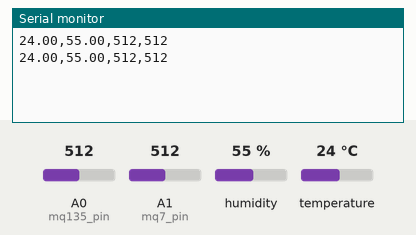
This sketch was run on a simulated Arduino Uno, built with avr-gcc and run on an emulated ATmega328P. Shown: the last lines printed to the serial monitor. The inputs (shaded band) are chosen by the test bench; at power-on: humidity 55 %, A0 (mq135_pin) = 512, A1 (mq7_pin) = 512, temperature 24 °C.

Above: at 10.8 s.
10.9 s: humidity set to 22 %
At 20.7 s:
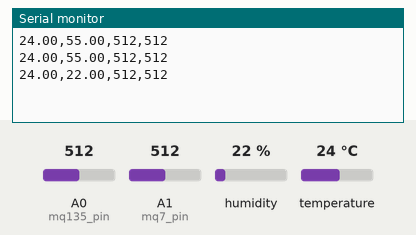
20.9 s: A0 (mq135_pin) set to 716
At 30.7 s:
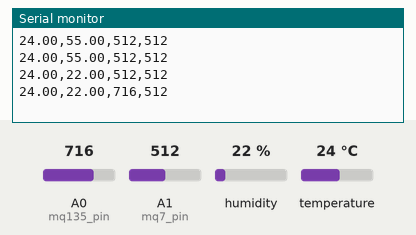
30.9 s: A1 (mq7_pin) set to 716
At 40.7 s:
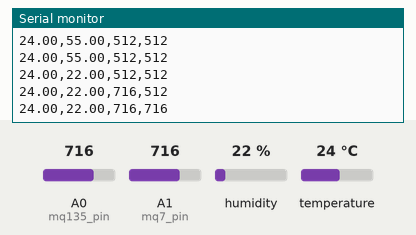
40.9 s: temperature set to 12 °C
At 50.7 s:
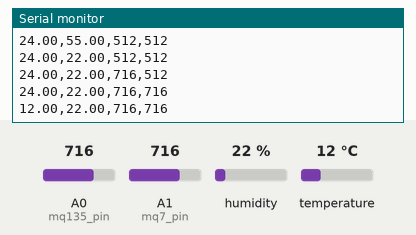
50.9 s: A0 (mq135_pin) set to 992
At 60.7 s:
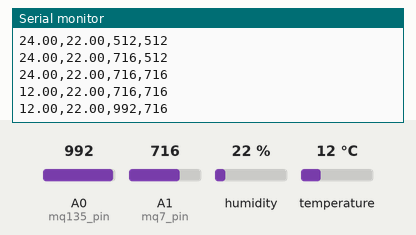
60.9 s: A1 (mq7_pin) set to 992
At 71.0 s:
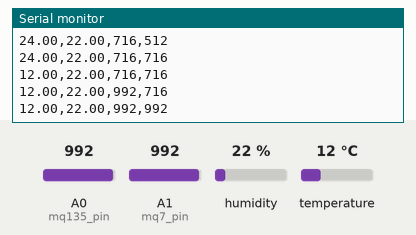
Timing chart, 0 to 71.9 s (numbered marks = the images above; inputs shaded):
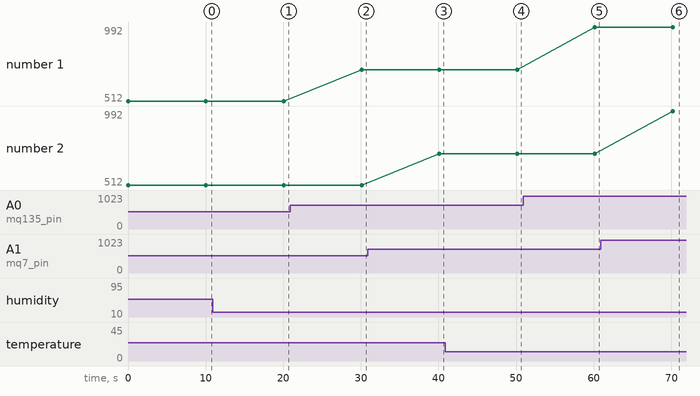

The sketch:

Arduino.ino
```cpp
#include "DHT.h"

const int dht_pin = 7;
const int mq135_pin = 0;
const int mq7_pin = 1;

DHT dht(dht_pin, DHT11);
int mq135_value = 0;
int mq7_value = 0;
float temp = 0.0f;
float humi = 0.0f;

void setup() {
    Serial.begin(9600);
    dht.begin();
}

void loop() {

    temp = dht.readTemperature();
    humi = dht.readHumidity();
    if(isnan(temp)) temp = 0.0f;
    if(isnan(humi)) humi = 0.0f;

    mq135_value = analogRead(mq135_pin);
    mq7_value = analogRead(mq7_pin);

    Serial.print(temp);
    Serial.print(",");
    Serial.print(humi);
    Serial.print(",");
    Serial.print(mq135_value);
    Serial.print(",");
    Serial.print(mq7_value);
    Serial.println();

    delay(10000);
}
```

Measured:
- after the input at 10.9 s, the serial monitor: prints a new line after 9.2 s (image 1)
- after the input at 20.9 s, the serial monitor: prints a new line after 9.2 s (image 2)
- after the input at 30.9 s, the serial monitor: prints a new line after 9.2 s (image 3)
- after the input at 40.9 s, the serial monitor: prints a new line after 9.2 s (image 4)
- after the input at 50.9 s, the serial monitor: prints a new line after 9.3 s (image 5)
- after the input at 60.9 s, the serial monitor: prints a new line after 9.3 s (image 6)
- plotted number 1: 512 → 716 after the input at 20.9 s, 716 → 992 after the input at 50.9 s
